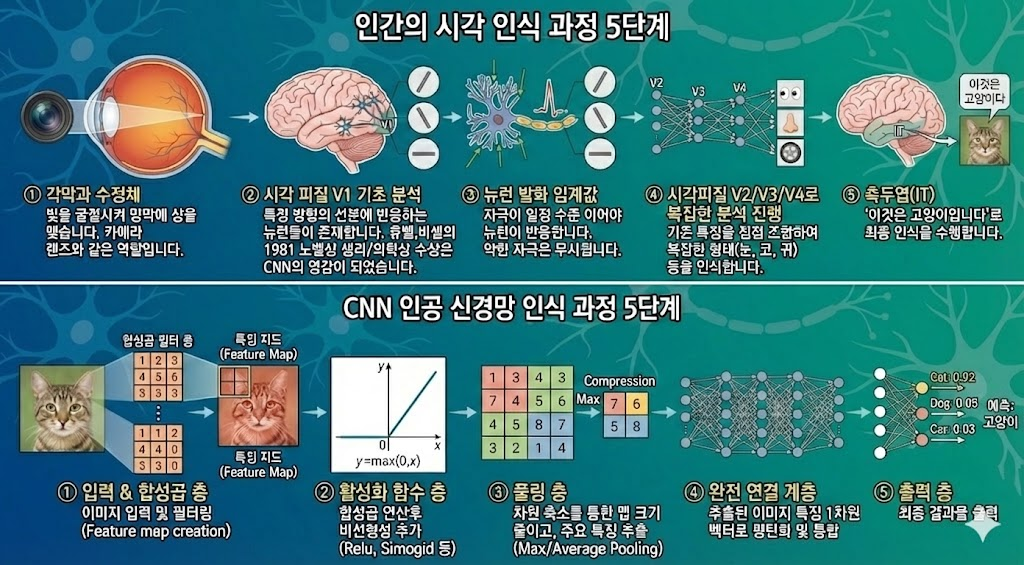
#> input picture cnnimg1.png, 1024 x 565 px, found by its file name
$ jupyter execute 16-transpose.ipynb
#> lines starting #> are read from the running program, lines starting #| are printed output that depends on the picture
# 16차시 · 전치행렬 — 행과 열을 바꾸면

사진을 **전치**하면 행과 열이 뒤바뀝니다. 두 번 전치하면 원래대로 돌아옵니다.

[cell 1]
# 사진을 한 장 올려 주세요(교실 PC 사진도 좋습니다).
from google.colab import files
import numpy as np
from PIL import Image
up = files.upload()
#> the answer given: cnnimg1.png
fname = list(up.keys())[0]
img = np.array(Image.open(fname).convert('L'))   # 'L' = 회색조
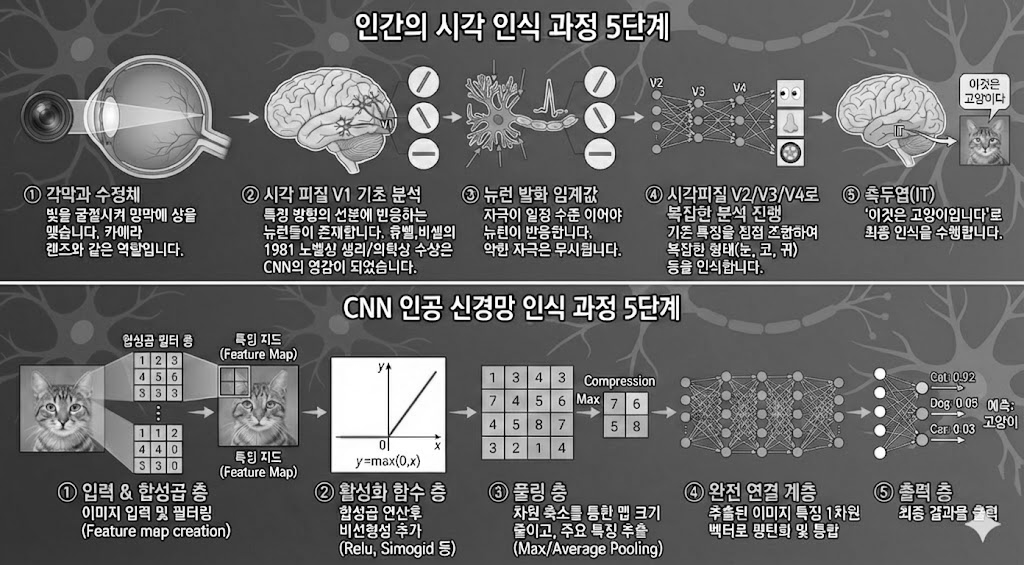
#> img: shape (565, 1024); min 0, max 255, mean 102.7
print('사진 크기(행, 열):', img.shape)
#| 사진 크기(행, 열): (565, 1024)

[cell 2]
imgT = img.T
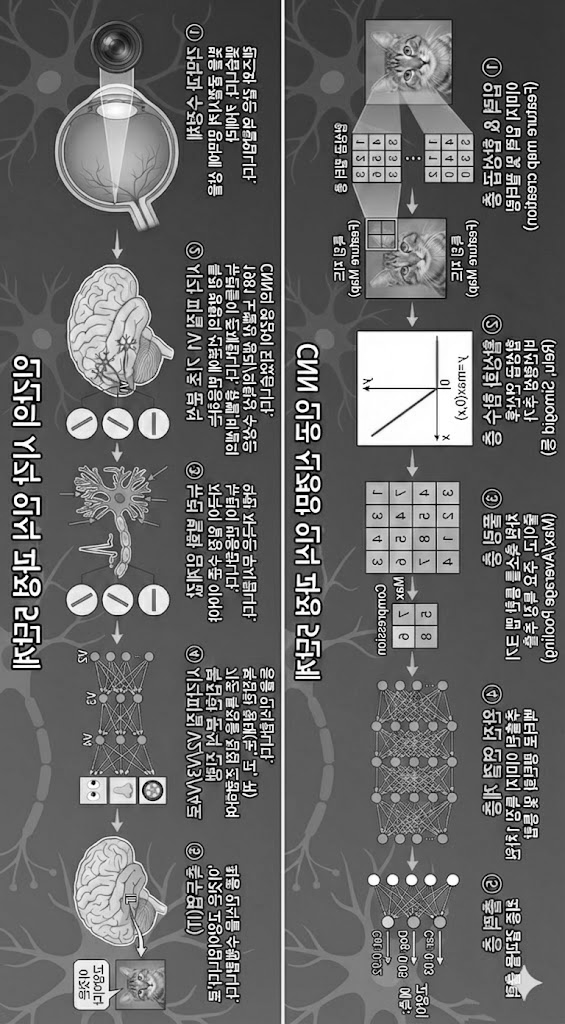
#> imgT: shape (1024, 565); min 0, max 255, mean 102.7
print('원본  :', img.shape)
#| 원본  : (565, 1024)
print('전치본:', imgT.shape)   # 두 수가 뒤바뀝니다
#| 전치본: (1024, 565)

[cell 3]
import matplotlib.pyplot as plt
fig, ax = plt.subplots(1, 2, figsize=(9, 4))
ax[0].imshow(img, cmap='gray'); ax[0].set_title('img'); ax[0].axis('off')
ax[1].imshow(imgT, cmap='gray'); ax[1].set_title('img.T'); ax[1].axis('off')
plt.show()
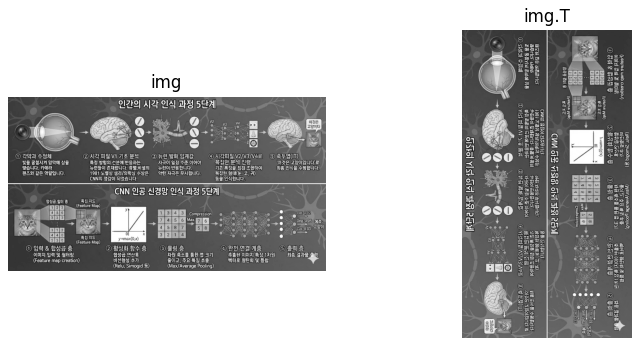
#> figure drawn by matplotlib, 2 panels

### 두 번 전치하면?

[cell 4]
print(np.array_equal(img, imgT.T))   # True 가 나오면 (A^T)^T = A 확인
#| True
